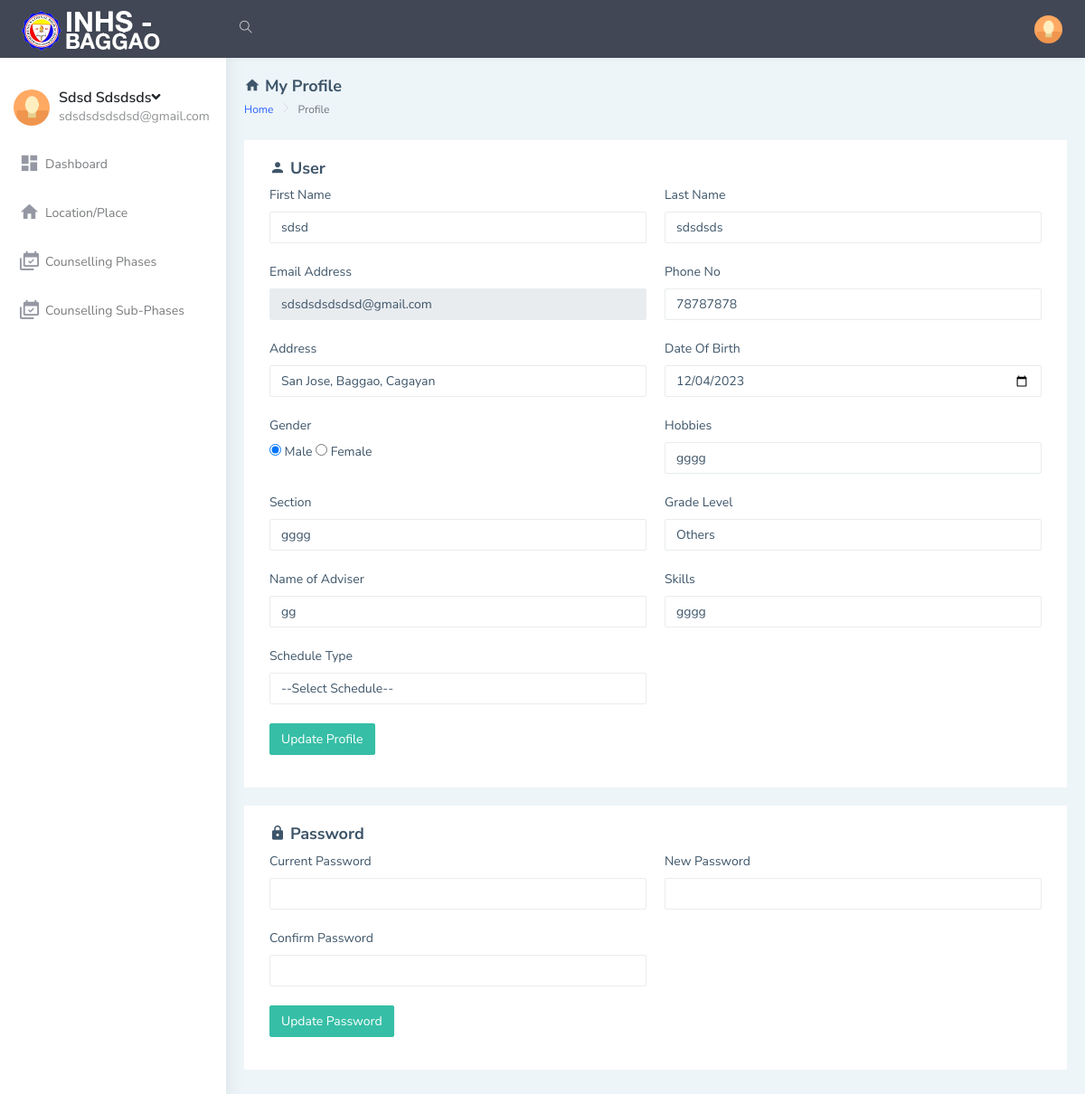
Page /student/profile.php (signed in) on the committed database.
### tables this page shows
CREATE TABLE `users_tbl` (
  `id` int(10) NOT NULL,
  `firstName` varchar(50) DEFAULT NULL,
  `lastName` varchar(50) DEFAULT NULL,
  `emailAddress` varchar(50) DEFAULT NULL,
  `password` varchar(20) DEFAULT NULL,
  `phoneNo` varchar(20) DEFAULT NULL,
  `address` text DEFAULT NULL,
  `dob` varchar(20) DEFAULT NULL,
  `gender` varchar(10) DEFAULT NULL,
  `hobbies` text DEFAULT NULL,
  `course` varchar(50) DEFAULT NULL,
  `qualification` varchar(50) DEFAULT NULL,
  `qualificationGrade` varchar(50) DEFAULT NULL,
  `skills` text DEFAULT NULL,
  `scheduleTypeId` varchar(10) DEFAULT NULL,
  `dateCreated` varchar(20) DEFAULT NULL
);

### student/includes/session.php (called while the page is built, shortened)
<?php
include('dbconnection.php');
if (isset($_SESSION['user_id']))
{
    $user_id = $_SESSION['user_id'];
    $que=mysqli_query($con,"select * from users_tbl where id ='$user_id'");
    $ret=mysqli_fetch_array($que);
}
else{
  echo "<script type = \"text/javascript\">
  window.location = (\"../index.php\");
  </script>";
}
?>

### student/profile_action.php (called while the page is built, shortened)
<?php
include('includes/dbconnection.php');
$quets=mysqli_query($con,"select * from users_tbl where id ='$user_id'");
$rwwss=mysqli_fetch_array($quets);
?>

### student/profile.php (the view, shortened to what this page needs)
<!DOCTYPE html>
<html dir="ltr" lang="en">
<?php
include('includes/session.php');
include('profile_action.php');
include('includes/header.php');
?>
<body>
    <div id="main-wrapper" data-layout="vertical" data-navbarbg="skin5" data-sidebartype="full"
        data-sidebar-position="absolute" data-header-position="absolute" data-boxed-layout="full">
        <?php include 'includes/topbar.php'?>
        <?php include 'includes/sidebar.php'?>
        <div class="page-wrapper">
            <div class="page-breadcrumb">
                <div class="row align-items-center">
                    <div class="col-5">
                        <h4 class="page-title"><i class="mdi mdi-home"></i> My Profile</h4>
                        <div class="d-flex align-items-center">
                            <nav aria-label="breadcrumb">
                                <ol class="breadcrumb">
                                    <li class="breadcrumb-item"><a href="#">Home</a></li>
                                    <li class="breadcrumb-item active" aria-current="page">Profile</li>
                                </ol>
                            </nav>
                        </div>
                    </div>
                </div>
            </div>
            <div class="container-fluid">
                <div class="row">
                    <div class="col-lg-12">
                        <div class="card">
                            <div class="card-body">
                                <form class="form-horizontal form-material mx-2" method="post">
                                    <div class="form-group">
                                        <div class="col-md-12">
                                        <h4 class="page-title"><i class="mdi mdi-account"></i> User</h4>
                                            <div class="row">
                                                <div class="col-md-6">
                                                    <label>First Name</label>
                                                    <input type="text" name="firstName" value="<?php echo $rwwss['firstName'];?>" required placeholder="" class="form-control form-control-line">
                                                </div>
                                                <div class="col-md-6">
                                                    <label>Last Name</label>
                                                    <input type="text" name="lastName" value="<?php echo $rwwss['lastName'];?>" required placeholder="" class="form-control form-control-line" >
                                                </div>
                                            </div>
                                            <br>
                                            <div class="row">
                                                <div class="col-md-6">
                                                    <label>Email Address</label>
                                                    <input type="text" readonly name="emailAddress" value="<?php echo $rwwss['emailAddress'];?>" required placeholder="" class="form-control form-control-line">
                                                </div>
                                                <div class="col-md-6">
                                                    <label>Phone No</label>
                                                    <input type="text" name="phoneNo" value="<?php echo $rwwss['phoneNo'];?>" required placeholder="" class="form-control form-control-line" >
                                                </div>
                                            </div>
                                            <br>
                                            <div class="row">
                                                <div class="col-md-6">
                                                    <label>Address</label>
                                                    <input type="text" name="address" value="<?php echo $rwwss['address'];?>" required placeholder="" class="form-control form-control-line">
                                                </div>
                                                <div class="col-md-6">
                                                    <label>Date Of Birth</label>
                                                    <input type="date" name="dob" value="<?php echo $rwwss['dob'];?>" placeholder="" class="form-control form-control-line" >
                                                </div>
                                            </div>
                                            <br>
                                            <div class="row">
                                                <div class="col-md-6">
                                                    <label>Gender</label><br>
                                                    <?php if($rwwss['gender'] == 'Male'){echo '<input type="radio" value="Male" name="gender" checked > Male
                                                    <input type="radio" value="Female" name="gender" > Female';}
                                                    else {echo '<input type="radio" value="Female" name="gender" checked > Female
                                                        <input type="radio" value="Male" name="gender" > Male';}?>
                                                </div>
                                                <div class="col-md-6">
                                                    <label>Hobbies</label>
                                                    <input type="text" name="hobbies" value="<?php echo $rwwss['hobbies'];?>" placeholder="" class="form-control form-control-line" >
                                                </div>
                                            </div>
                                            <br>
                                            <div class="row">
                                                <div class="col-md-6">
                                                    <label>Section</label>
                                                    <input type="text"  name="course" value="<?php echo $rwwss['course'];?>" placeholder="" class="form-control form-control-line">
                                                </div>
                                                <div class="col-md-6">
                                                    <label>Grade Level</label>
                                                    <select id="inputState" name="qualification" required class="form-control">
                                                        <option value="<?php echo $rwwss['qualification'];?>"><?php echo $rwwss['qualification'];?></option>
                                                    </select>
                                                </div>
                                            </div>
                                            <br>
                                            <div class="row">
                                                <div class="col-md-6">
                                                    <label>Name of Adviser</label>
                                                    <input type="text" name="qualificationGrade" value="<?php echo $rwwss['qualificationGrade'];?>" placeholder="" class="form-control form-control-line">
                                                </div>
                                                <div class="col-md-6">
                                                    <label>Skills</label>
                                                    <input type="text" name="skills" value="<?php echo $rwwss['skills'];?>" placeholder="" class="form-control form-control-line" >
                                                </div>
                                            </div>
                                            <br>
                                            <div class="row">
                                                <div class="col-md-6">
                                                    <label>Schedule Type</label>
                                                    <?php
                                                        $query=mysqli_query($con,"select * from scheduletype_tbl ORDER BY typeName ASC");
                                                        $count = mysqli_num_rows($query);
                                                        if($count > 0){
                                                            echo '<select required name="scheduleTypeId" class="form-control">';
                                                            echo'<option value="">--Select Schedule--</option>';
                                                            echo '</select>';
                                                        }
                                                    ?>
                                                </div>
                                            </div>
                                            <br>
                                            <div class="row">
                                                <div class="col-md-6">
                                                    <input type="submit" name="action" id="submit_button" class="btn btn-success text-white" value="Update Profile" />
                                                </div>
                                            </div>
                                        </div>
                                    </div>
                                </form>
                            </div>
                        </div>
                    </div>
                </div>
                <div class="row">
                    <div class="col-lg-12">
                        <div class="card">
                            <div class="card-body">
                                <form class="form-horizontal form-material mx-2" method="post">
                                    <div class="form-group">
                                        <div class="col-md-12">
                                        <h4 class="page-title"><i class="mdi mdi-lock"></i> Password</h4>
                                            <div class="row">
                                                <div class="col-md-6">
                                                    <label>Current Password</label>
                                                    <input type="password" name="currentPassword" required placeholder="" class="form-control form-control-line">
                                                </div>
                                                <div class="col-md-6">
                                                    <label>New Password</label>
                                                    <input type="password" name="newpassword" required placeholder="" class="form-control form-control-line" >
                                                </div>
                                            </div>
                                            <br>
                                            <div class="row">
                                                <div class="col-md-6">
                                                    <label>Confirm Password</label>
                                                    <input type="password" name="conPassword" required placeholder="" class="form-control form-control-line">
                                                </div>
                                            </div>
                                            <br>
                                            <div class="row">
                                                <div class="col-md-6">
                                                    <input type="submit" name="action" id="submit_button" class="btn btn-success text-white" value="Update Password" />
                                                </div>
                                            </div>
                                        </div>
                                    </div>
                                </form>
                            </div>
                        </div>
                    </div>
                </div>
            </div>
        </div>
    </div>
</body>
</html>

### student/includes/sidebar.php (shortened to what this page needs)
<aside class="left-sidebar" data-sidebarbg="skin6">
    <div class="scroll-sidebar">
        <nav class="sidebar-nav">
            <ul id="sidebarnav">
                <li>
                    <div class="user-profile d-flex no-block dropdown m-t-20">
                        <div class="user-pic"><img src="../assets/images/users/1.jpg" alt="users"
                                class="rounded-circle" width="40" /></div>
                        <div class="user-content hide-menu m-l-10">
                            <a href="#" class="" id="Userdd" role="button"
                                data-bs-toggle="dropdown" aria-haspopup="true" aria-expanded="false">
                                <h5 class="m-b-0 user-name font-medium"><?php echo ucfirst($ret['firstName'])." ".ucfirst($ret['lastName']);?><i
                                        class="fa fa-angle-down"></i></h5>
                                <span class="op-5 user-email"><?php echo $ret['emailAddress'];?></span>
                            </a>
                        </div>
                    </div>
                </li>
                <li class="sidebar-item"> <a class="sidebar-link waves-effect waves-dark sidebar-link"
                        href="index.php" aria-expanded="false"><i class="mdi mdi-view-dashboard"></i><span
                            class="hide-menu">Dashboard</span></a></li>
                <li class="sidebar-item"> <a class="sidebar-link waves-effect waves-dark sidebar-link"
                    href="branch.php" aria-expanded="false"><i class="mdi mdi-home"></i><span
                class="hide-menu">Location/Place</span></a></li>
                <li class="sidebar-item"> <a class="sidebar-link waves-effect waves-dark sidebar-link"
                    href="schedule.php" aria-expanded="false"><i class="mdi mdi-calendar-multiple-check"></i><span
                class="hide-menu">Counselling Phases</span></a></li>
                <li class="sidebar-item"> <a class="sidebar-link waves-effect waves-dark sidebar-link"
                    href="schedule2.php" aria-expanded="false"><i class="mdi mdi-calendar-multiple-check"></i><span
                class="hide-menu">Counselling Sub-Phases</span></a></li>
            </ul>
        </nav>
    </div>
</aside>

### rows in the picture
users_tbl: firstName "Sdsd", lastName "Sdsdsds", emailAddress "sdsdsdsdsdsd@gmail.com", firstName "sdsd", lastName "sdsdsds", phoneNo "78787878", address "San Jose, Baggao, Cagayan", dob "12/04/2023", hobbies "gggg", course "gggg", qualification "Others", qualificationGrade "gg", skills "gggg"
